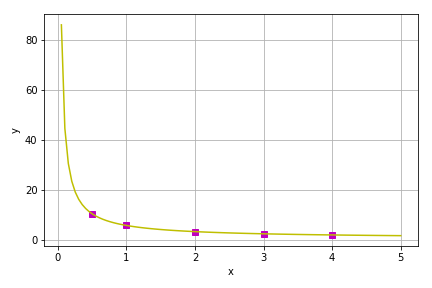

Source code (Python):
#!/usr/bin/env python3
# -*- coding: utf-8 -*-
"""
Created on Wed Apr  8 19:36:51 2020

@author: mikekeohane
"""

import numpy as np
import scipy.optimize as opt
import matplotlib.pyplot as plt

x = [0.5, 1, 2, 3, 4]
y = [10.4, 5.8, 3.3, 2.4, 2]

xmodel = np.linspace(0, 5, 100)



def yfun(x, *coefs):
    return ((coefs[0] + np.sqrt(x))/(coefs[1]*np.sqrt(x)))**2

popt = opt.curve_fit(yfun, x, y, [2, 3.3])[0]
print(popt)

print('y(1.6): {}'.format(((popt[0] + np.sqrt(1.6))/(popt[1]*np.sqrt(1.6)))**2))

#yhat = yfun(x,popt)
yhat = ((popt[0] + np.sqrt(x))/(popt[1]*np.sqrt(x)))**2
#ymodel = yfun(xmodel, popt)
ymodel = ((popt[0] + np.sqrt(xmodel))/(popt[1]*np.sqrt(xmodel)))**2

def calc_stats(y, yhat, to_print=True):
    # Calculate statistics
    st = np.sum((y - np.mean(y)) ** 2)
    sr = np.sum((y - yhat) ** 2)
    r2 = (st - sr) / st
    if to_print:
        print("st: {:.3e}\nsr: {:.3e}\nr2: {:.3e}".format(st, sr, r2))
    return st, sr, r2

calc_stats(y, yhat)

fig = plt.figure(num=1, clear=True)
ax = fig.subplots(1,1)

ax.plot(x, y, "ms")
ax.plot(xmodel, ymodel, "y-")
ax.set(ylabel="y", xlabel='x')
ax.grid(True)
fig.tight_layout()

fig.savefig("chapra_15_022.png")

